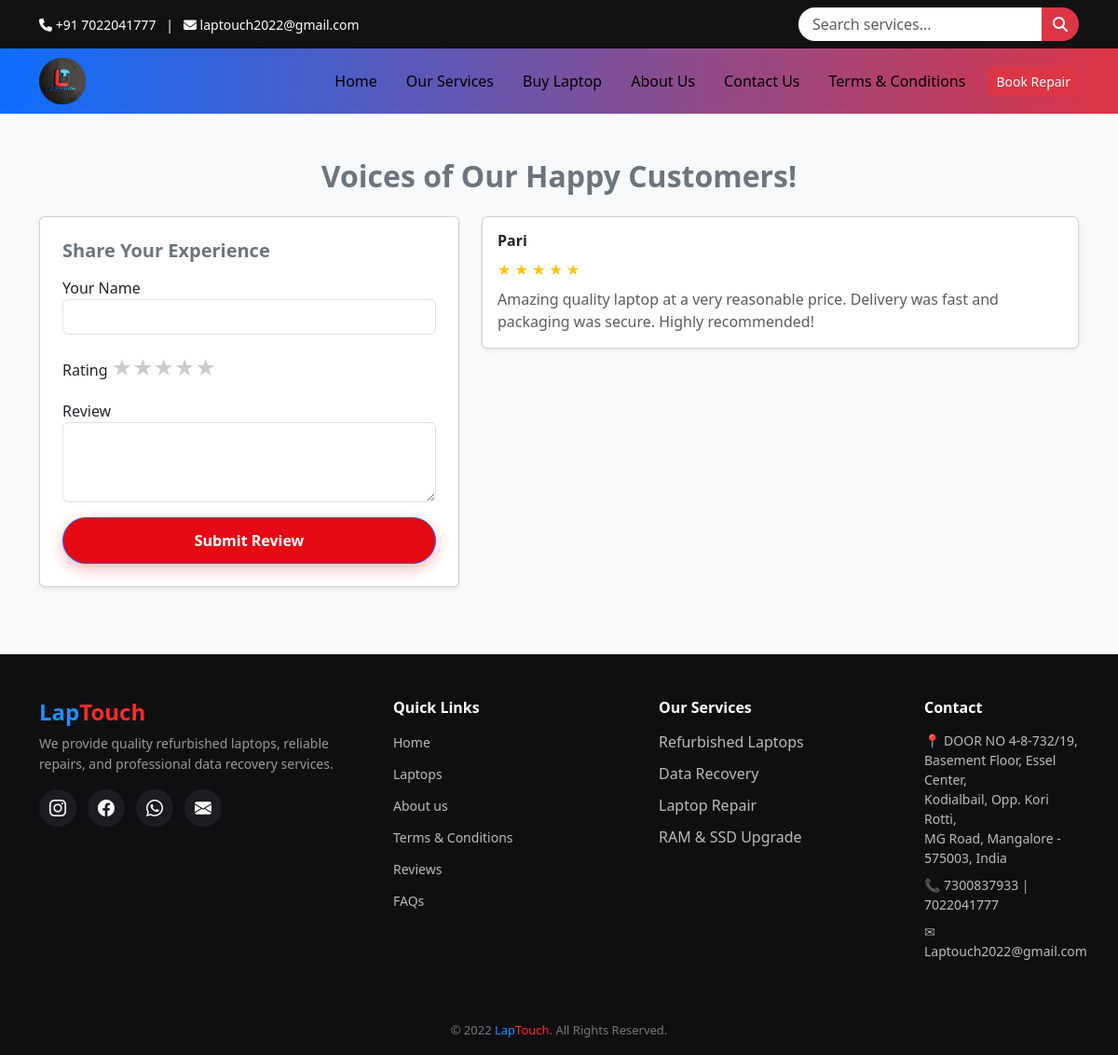
The app's page /reviews/ with its own data.
### website/models.py (models this page shows, shortened)
class Review(models.Model):
    name = models.CharField(max_length=100)
    rating = models.IntegerField()
    comment = models.TextField()
    created_at = models.DateTimeField(auto_now_add=True)
    is_approved =models.BooleanField(default=True)

### website/views.py (the view, shortened to what this page needs)
# urls.py: path("reviews/", views.review_page, name="review_page"),
def review_page(request):
    reviews = Review.objects.filter(is_approved=True).order_by("-created_at")
    return render(request, "review.html", {"reviews": reviews})

### templates/review.html (shortened to what this page needs)
{% extends "base.html" %}
{% block content %}
<section class="container my-5">
    <h2 class="text-center fw-bold text-secondary mb-4">
           Voices of Our Happy Customers!
    </h2>
    <div class="row">
        <div class="col-lg-5 mb-4">
            <div class="card p-4 shadow-sm">
                    <h5 class="fw-bold mb-3 text-secondary">
            Share Your Experience
        </h5>
                <form method="POST">
                    <div class="mb-3">
                        <label>Your Name</label>
                        <input type="text" name="name" class="form-control" required>
                    </div>
                    <div class="mb-3">
                        <label>Rating</label>
                        <div class="star-rating">
                            <input type="radio" name="rating" value="5" id="5"><label for="5">★</label>
                            <input type="radio" name="rating" value="4" id="4"><label for="4">★</label>
                            <input type="radio" name="rating" value="3" id="3"><label for="3">★</label>
                            <input type="radio" name="rating" value="2" id="2"><label for="2">★</label>
                            <input type="radio" name="rating" value="1" id="1" required><label for="1">★</label>
                        </div>
                    </div>
                    <div class="mb-3">
                        <label>Review</label>
                        <textarea name="comment" class="form-control" rows="3" required></textarea>
                    </div>
                    <button type="submit" class="btn btn-primary w-100">
                        Submit Review
                    </button>
                </form>
            </div>
        </div>
        <div class="col-lg-7">
            {% for review in reviews %}
            <div class="card p-3 mb-3 shadow-sm">
                <h6 class="fw-bold">{{ review.name }}</h6>
                <div class="text-warning mb-2">
                    {% for i in "12345"|make_list %}
                        {% if forloop.counter <= review.rating %}
                            ★
                        {% else %}
                            ☆
                        {% endif %}
                    {% endfor %}
                </div>
                <p class="text-muted mb-0">
                    {{ review.comment }}
                </p>
            </div>
            {% empty %}
            <p>No reviews yet.</p>
            {% endfor %}
        </div>
    </div>
</section>
{% endblock %}

### static/css/style.css (style rules this page uses)
body { font-family: 'Segoe UI', sans-serif; background-color: #f8f9fa; margin: 0; }
.star-rating { color: #DC3545; }
.btn-primary { background: #e50914; color: white; padding: 12px 24px; border-radius: 25px; text-decoration: none; font-weight: 600; }
.btn-primary { box-shadow: 0 5px 15px rgba(229,9,20,0.3); transition: 0.3s ease; }
.star-rating { direction: rtl; font-size: 25px; display: inline-flex; }
.star-rating label { color: #ccc; cursor: pointer; transition: 0.2s; }

### records on screen
Review: name "Pari", rating 5 (drawn), comment "Amazing quality laptop at a very reasonable price. Delivery was fast and packaging was secure. Highly recommended!"
